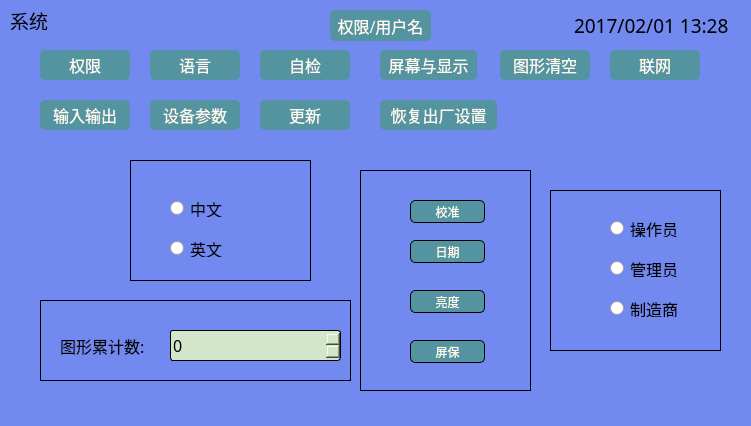
<?xml version="1.0" encoding="UTF-8"?>
<ui version="4.0">
 <class>Systemset</class>
 <widget class="QWidget" name="Systemset">
  <property name="geometry">
   <rect>
    <x>0</x>
    <y>0</y>
    <width>751</width>
    <height>426</height>
   </rect>
  </property>
  <property name="palette">
   <palette>
    <active>
     <colorrole role="Base">
      <brush brushstyle="SolidPattern">
       <color alpha="255">
        <red>255</red>
        <green>255</green>
        <blue>255</blue>
       </color>
      </brush>
     </colorrole>
     <colorrole role="Window">
      <brush brushstyle="SolidPattern">
       <color alpha="255">
        <red>114</red>
        <green>137</green>
        <blue>240</blue>
       </color>
      </brush>
     </colorrole>
    </active>
    <inactive>
     <colorrole role="Base">
      <brush brushstyle="SolidPattern">
       <color alpha="255">
        <red>255</red>
        <green>255</green>
        <blue>255</blue>
       </color>
      </brush>
     </colorrole>
     <colorrole role="Window">
      <brush brushstyle="SolidPattern">
       <color alpha="255">
        <red>114</red>
        <green>137</green>
        <blue>240</blue>
       </color>
      </brush>
     </colorrole>
    </inactive>
    <disabled>
     <colorrole role="Base">
      <brush brushstyle="SolidPattern">
       <color alpha="255">
        <red>114</red>
        <green>137</green>
        <blue>240</blue>
       </color>
      </brush>
     </colorrole>
     <colorrole role="Window">
      <brush brushstyle="SolidPattern">
       <color alpha="255">
        <red>114</red>
        <green>137</green>
        <blue>240</blue>
       </color>
      </brush>
     </colorrole>
    </disabled>
   </palette>
  </property>
  <property name="windowTitle">
   <string>Form</string>
  </property>
  <property name="styleSheet">
   <string notr="true"/>
  </property>
  <widget class="QLabel" name="SystemLabel">
   <property name="geometry">
    <rect>
     <x>10</x>
     <y>10</y>
     <width>41</width>
     <height>20</height>
    </rect>
   </property>
   <property name="font">
    <font>
     <family>微软雅黑</family>
     <pointsize>14</pointsize>
    </font>
   </property>
   <property name="styleSheet">
    <string notr="true">border:none;</string>
   </property>
   <property name="frameShape">
    <enum>QFrame::Box</enum>
   </property>
   <property name="text">
    <string>系统</string>
   </property>
  </widget>
  <widget class="QPushButton" name="Jur_And_User">
   <property name="geometry">
    <rect>
     <x>330</x>
     <y>10</y>
     <width>101</width>
     <height>31</height>
    </rect>
   </property>
   <property name="font">
    <font>
     <family>幼圆</family>
     <pointsize>12</pointsize>
    </font>
   </property>
   <property name="styleSheet">
    <string notr="true">background-color: rgb(83, 148, 160);
color: rgb(255, 250, 240);
border-radius:5px;</string>
   </property>
   <property name="text">
    <string>权限/用户名</string>
   </property>
  </widget>
  <widget class="QLabel" name="DateTime">
   <property name="geometry">
    <rect>
     <x>574</x>
     <y>10</y>
     <width>176</width>
     <height>31</height>
    </rect>
   </property>
   <property name="font">
    <font>
     <family>微软雅黑</family>
     <pointsize>14</pointsize>
    </font>
   </property>
   <property name="styleSheet">
    <string notr="true">border:none;</string>
   </property>
   <property name="frameShape">
    <enum>QFrame::Box</enum>
   </property>
   <property name="text">
    <string>2017/02/01 13:28</string>
   </property>
  </widget>
  <widget class="QPushButton" name="power">
   <property name="geometry">
    <rect>
     <x>40</x>
     <y>50</y>
     <width>90</width>
     <height>30</height>
    </rect>
   </property>
   <property name="font">
    <font>
     <family>幼圆</family>
     <pointsize>12</pointsize>
    </font>
   </property>
   <property name="styleSheet">
    <string notr="true">background-color: rgb(83, 148, 160);
color: rgb(255, 250, 240);
border-radius:5px;</string>
   </property>
   <property name="text">
    <string>权限</string>
   </property>
  </widget>
  <widget class="QPushButton" name="language">
   <property name="geometry">
    <rect>
     <x>150</x>
     <y>50</y>
     <width>90</width>
     <height>30</height>
    </rect>
   </property>
   <property name="font">
    <font>
     <family>幼圆</family>
     <pointsize>12</pointsize>
    </font>
   </property>
   <property name="styleSheet">
    <string notr="true">background-color: rgb(83, 148, 160);
color: rgb(255, 250, 240);
border-radius:5px;</string>
   </property>
   <property name="text">
    <string>语言</string>
   </property>
  </widget>
  <widget class="QPushButton" name="check">
   <property name="geometry">
    <rect>
     <x>260</x>
     <y>50</y>
     <width>90</width>
     <height>30</height>
    </rect>
   </property>
   <property name="font">
    <font>
     <family>幼圆</family>
     <pointsize>12</pointsize>
    </font>
   </property>
   <property name="styleSheet">
    <string notr="true">background-color: rgb(83, 148, 160);
color: rgb(255, 250, 240);
border-radius:5px;</string>
   </property>
   <property name="text">
    <string>自检</string>
   </property>
  </widget>
  <widget class="QPushButton" name="screen_display">
   <property name="geometry">
    <rect>
     <x>380</x>
     <y>50</y>
     <width>97</width>
     <height>30</height>
    </rect>
   </property>
   <property name="font">
    <font>
     <family>幼圆</family>
     <pointsize>12</pointsize>
    </font>
   </property>
   <property name="styleSheet">
    <string notr="true">background-color: rgb(83, 148, 160);
color: rgb(255, 250, 240);
border-radius:5px;</string>
   </property>
   <property name="text">
    <string>屏幕与显示</string>
   </property>
  </widget>
  <widget class="QPushButton" name="graphics_clear">
   <property name="geometry">
    <rect>
     <x>500</x>
     <y>50</y>
     <width>90</width>
     <height>30</height>
    </rect>
   </property>
   <property name="font">
    <font>
     <family>幼圆</family>
     <pointsize>12</pointsize>
    </font>
   </property>
   <property name="styleSheet">
    <string notr="true">background-color: rgb(83, 148, 160);
color: rgb(255, 250, 240);
border-radius:5px;</string>
   </property>
   <property name="text">
    <string>图形清空</string>
   </property>
  </widget>
  <widget class="QPushButton" name="network">
   <property name="geometry">
    <rect>
     <x>610</x>
     <y>50</y>
     <width>90</width>
     <height>30</height>
    </rect>
   </property>
   <property name="font">
    <font>
     <family>幼圆</family>
     <pointsize>12</pointsize>
    </font>
   </property>
   <property name="styleSheet">
    <string notr="true">background-color: rgb(83, 148, 160);
color: rgb(255, 250, 240);
border-radius:5px;</string>
   </property>
   <property name="text">
    <string>联网</string>
   </property>
  </widget>
  <widget class="QPushButton" name="update">
   <property name="geometry">
    <rect>
     <x>260</x>
     <y>100</y>
     <width>90</width>
     <height>30</height>
    </rect>
   </property>
   <property name="font">
    <font>
     <family>幼圆</family>
     <pointsize>12</pointsize>
    </font>
   </property>
   <property name="styleSheet">
    <string notr="true">background-color: rgb(83, 148, 160);
color: rgb(255, 250, 240);
border-radius:5px;</string>
   </property>
   <property name="text">
    <string>更新</string>
   </property>
  </widget>
  <widget class="QPushButton" name="setting">
   <property name="geometry">
    <rect>
     <x>380</x>
     <y>100</y>
     <width>117</width>
     <height>30</height>
    </rect>
   </property>
   <property name="font">
    <font>
     <family>幼圆</family>
     <pointsize>12</pointsize>
    </font>
   </property>
   <property name="styleSheet">
    <string notr="true">background-color: rgb(83, 148, 160);
color: rgb(255, 250, 240);
border-radius:5px;</string>
   </property>
   <property name="text">
    <string>恢复出厂设置</string>
   </property>
  </widget>
  <widget class="QPushButton" name="parameter">
   <property name="geometry">
    <rect>
     <x>150</x>
     <y>100</y>
     <width>90</width>
     <height>30</height>
    </rect>
   </property>
   <property name="font">
    <font>
     <family>幼圆</family>
     <pointsize>12</pointsize>
    </font>
   </property>
   <property name="styleSheet">
    <string notr="true">background-color: rgb(83, 148, 160);
color: rgb(255, 250, 240);
border-radius:5px;</string>
   </property>
   <property name="text">
    <string>设备参数</string>
   </property>
  </widget>
  <widget class="QPushButton" name="in_out">
   <property name="geometry">
    <rect>
     <x>40</x>
     <y>100</y>
     <width>90</width>
     <height>30</height>
    </rect>
   </property>
   <property name="font">
    <font>
     <family>幼圆</family>
     <pointsize>12</pointsize>
    </font>
   </property>
   <property name="styleSheet">
    <string notr="true">background-color: rgb(83, 148, 160);
color: rgb(255, 250, 240);
border-radius:5px;</string>
   </property>
   <property name="text">
    <string>输入输出</string>
   </property>
  </widget>
  <widget class="QWidget" name="widget" native="true">
   <property name="geometry">
    <rect>
     <x>40</x>
     <y>150</y>
     <width>701</width>
     <height>251</height>
    </rect>
   </property>
   <widget class="QWidget" name="Graphicswidget" native="true">
    <property name="geometry">
     <rect>
      <x>0</x>
      <y>150</y>
      <width>311</width>
      <height>81</height>
     </rect>
    </property>
    <property name="styleSheet">
     <string notr="true">border:1px solid #000;</string>
    </property>
    <widget class="QSpinBox" name="spinBox">
     <property name="geometry">
      <rect>
       <x>130</x>
       <y>30</y>
       <width>171</width>
       <height>31</height>
      </rect>
     </property>
     <property name="font">
      <font>
       <family>幼圆</family>
       <pointsize>12</pointsize>
      </font>
     </property>
     <property name="styleSheet">
      <string notr="true">background-color:#D4E6CA;
border-radius:3px;</string>
     </property>
    </widget>
    <widget class="QLabel" name="label">
     <property name="geometry">
      <rect>
       <x>20</x>
       <y>30</y>
       <width>101</width>
       <height>31</height>
      </rect>
     </property>
     <property name="font">
      <font>
       <family>幼圆</family>
       <pointsize>12</pointsize>
      </font>
     </property>
     <property name="styleSheet">
      <string notr="true">border:none;</string>
     </property>
     <property name="text">
      <string>图形累计数:</string>
     </property>
    </widget>
    <zorder>spinBox</zorder>
    <zorder>label</zorder>
    <zorder>Screenwidget</zorder>
   </widget>
   <widget class="QWidget" name="Screenwidget" native="true">
    <property name="geometry">
     <rect>
      <x>320</x>
      <y>20</y>
      <width>171</width>
      <height>221</height>
     </rect>
    </property>
    <property name="styleSheet">
     <string notr="true">border:1px solid #000;</string>
    </property>
    <widget class="QPushButton" name="adjustment">
     <property name="geometry">
      <rect>
       <x>50</x>
       <y>30</y>
       <width>75</width>
       <height>23</height>
      </rect>
     </property>
     <property name="styleSheet">
      <string notr="true">background-color: rgb(83, 148, 160);
color: rgb(255, 250, 240);
border-radius:5px;</string>
     </property>
     <property name="text">
      <string>校准</string>
     </property>
    </widget>
    <widget class="QPushButton" name="dataset">
     <property name="geometry">
      <rect>
       <x>50</x>
       <y>70</y>
       <width>75</width>
       <height>23</height>
      </rect>
     </property>
     <property name="styleSheet">
      <string notr="true">background-color: rgb(83, 148, 160);
color: rgb(255, 250, 240);
border-radius:5px;</string>
     </property>
     <property name="text">
      <string>日期</string>
     </property>
    </widget>
    <widget class="QPushButton" name="ligntopen">
     <property name="geometry">
      <rect>
       <x>50</x>
       <y>120</y>
       <width>75</width>
       <height>23</height>
      </rect>
     </property>
     <property name="styleSheet">
      <string notr="true">background-color: rgb(83, 148, 160);
color: rgb(255, 250, 240);
border-radius:5px;</string>
     </property>
     <property name="text">
      <string>亮度</string>
     </property>
    </widget>
    <widget class="QPushButton" name="screenprotect">
     <property name="geometry">
      <rect>
       <x>50</x>
       <y>170</y>
       <width>75</width>
       <height>23</height>
      </rect>
     </property>
     <property name="styleSheet">
      <string notr="true">background-color: rgb(83, 148, 160);
color: rgb(255, 250, 240);
border-radius:5px;</string>
     </property>
     <property name="text">
      <string>屏保</string>
     </property>
    </widget>
    <zorder>adjustment</zorder>
    <zorder>dataset</zorder>
    <zorder>ligntopen</zorder>
    <zorder>screenprotect</zorder>
    <zorder>widget</zorder>
   </widget>
   <widget class="QWidget" name="Languagewidget" native="true">
    <property name="geometry">
     <rect>
      <x>90</x>
      <y>10</y>
      <width>181</width>
      <height>121</height>
     </rect>
    </property>
    <property name="styleSheet">
     <string notr="true">border:1px solid #000;</string>
    </property>
    <widget class="QRadioButton" name="radioButton_4">
     <property name="geometry">
      <rect>
       <x>40</x>
       <y>40</y>
       <width>89</width>
       <height>17</height>
      </rect>
     </property>
     <property name="font">
      <font>
       <family>幼圆</family>
       <pointsize>12</pointsize>
      </font>
     </property>
     <property name="styleSheet">
      <string notr="true">border:none;</string>
     </property>
     <property name="text">
      <string>中文</string>
     </property>
    </widget>
    <widget class="QRadioButton" name="radioButton_5">
     <property name="geometry">
      <rect>
       <x>40</x>
       <y>80</y>
       <width>89</width>
       <height>17</height>
      </rect>
     </property>
     <property name="font">
      <font>
       <family>幼圆</family>
       <pointsize>12</pointsize>
      </font>
     </property>
     <property name="styleSheet">
      <string notr="true">border:none;</string>
     </property>
     <property name="text">
      <string>英文</string>
     </property>
    </widget>
   </widget>
   <widget class="QWidget" name="Powerwidget" native="true">
    <property name="geometry">
     <rect>
      <x>510</x>
      <y>40</y>
      <width>171</width>
      <height>161</height>
     </rect>
    </property>
    <property name="styleSheet">
     <string notr="true">border:1px solid #000;</string>
    </property>
    <widget class="QRadioButton" name="radioButton">
     <property name="geometry">
      <rect>
       <x>60</x>
       <y>30</y>
       <width>89</width>
       <height>17</height>
      </rect>
     </property>
     <property name="font">
      <font>
       <family>幼圆</family>
       <pointsize>12</pointsize>
      </font>
     </property>
     <property name="styleSheet">
      <string notr="true">border:none;</string>
     </property>
     <property name="text">
      <string>操作员</string>
     </property>
    </widget>
    <widget class="QRadioButton" name="radioButton_2">
     <property name="geometry">
      <rect>
       <x>60</x>
       <y>70</y>
       <width>89</width>
       <height>17</height>
      </rect>
     </property>
     <property name="font">
      <font>
       <family>幼圆</family>
       <pointsize>12</pointsize>
      </font>
     </property>
     <property name="styleSheet">
      <string notr="true">border:none;</string>
     </property>
     <property name="text">
      <string>管理员</string>
     </property>
    </widget>
    <widget class="QRadioButton" name="radioButton_3">
     <property name="geometry">
      <rect>
       <x>60</x>
       <y>110</y>
       <width>89</width>
       <height>17</height>
      </rect>
     </property>
     <property name="font">
      <font>
       <family>幼圆</family>
       <pointsize>12</pointsize>
      </font>
     </property>
     <property name="styleSheet">
      <string notr="true">border:none;</string>
     </property>
     <property name="text">
      <string>制造商</string>
     </property>
    </widget>
    <zorder>radioButton</zorder>
    <zorder>radioButton_2</zorder>
    <zorder>radioButton_3</zorder>
    <zorder>Languagewidget</zorder>
    <zorder>widget</zorder>
   </widget>
  </widget>
 </widget>
 <resources/>
 <connections/>
</ui>
